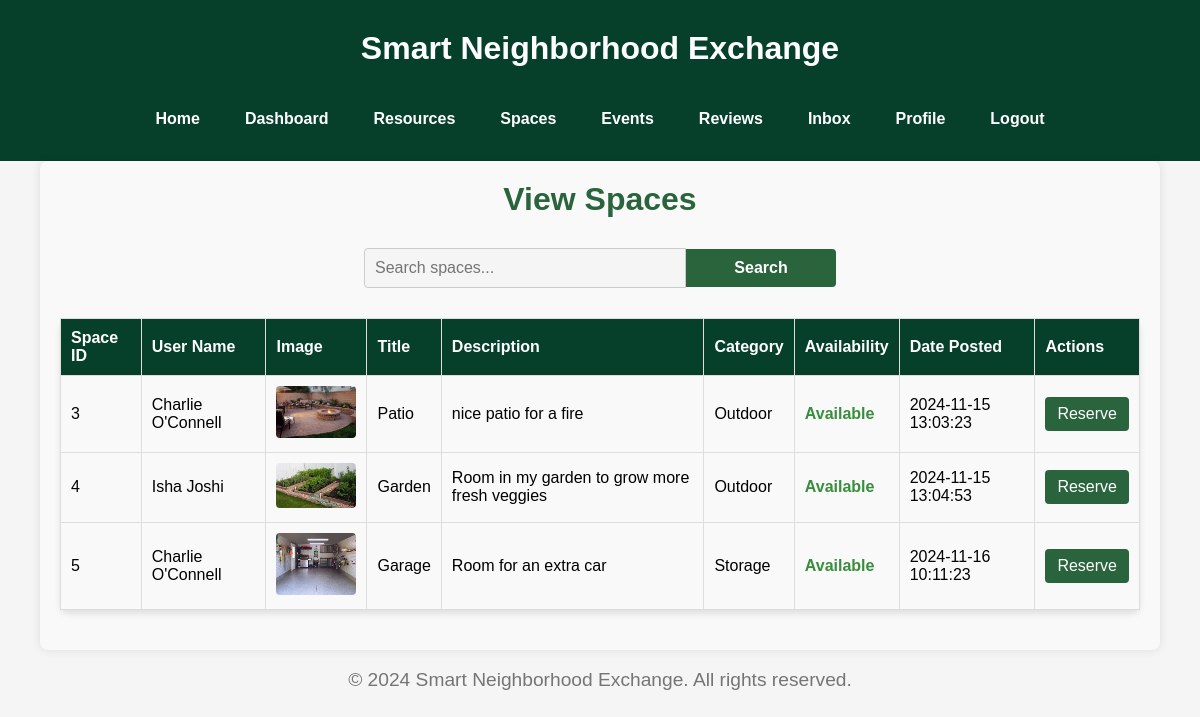
/view-spaces (signed in), run on the app's committed database.
### tables this page shows
CREATE TABLE Spaces (
    space_id INTEGER PRIMARY KEY AUTOINCREMENT,
    user_id INTEGER,
    title TEXT NOT NULL,
    description TEXT,
    images TEXT,
    category TEXT,
    availability TEXT,
    date_posted TEXT NOT NULL,
    FOREIGN KEY (user_id) REFERENCES Users(user_id)
);

CREATE TABLE Users (
    user_id INTEGER PRIMARY KEY AUTOINCREMENT,
    name TEXT NOT NULL,
    email TEXT NOT NULL UNIQUE,
    password TEXT NOT NULL,
    profile_image TEXT,
    location TEXT
);

### app.py (the view)
@app.route('/view-spaces')
def view_spaces():
    user_id = get_user_id()  # Get the current user's ID
    search_query = request.args.get('query', '')  # Get the search query
    today = datetime.now().date().strftime('%Y-%m-%d')  # Fetch today's date
    con = get_db()
    if search_query:
        cur = con.execute("""
            SELECT s.space_id, u.name AS user_name, s.title, s.description, s.images, s.category,
                   CASE
                       WHEN EXISTS (
                           SELECT 1 FROM SpaceReservations sr
                           WHERE sr.space_id = s.space_id
                           AND DATE(sr.reservation_start_date) <= ?
                           AND DATE(sr.reservation_end_date) >= ?
                       ) THEN 'Reserved'
                       ELSE s.availability
                   END AS availability,
                   s.date_posted
            FROM Spaces s
            JOIN Users u ON s.user_id = u.user_id
            WHERE s.user_id != ?
            AND (
                u.name LIKE ?
                OR s.title LIKE ?
                OR s.description LIKE ?
                OR s.category LIKE ?
                OR s.availability LIKE ?
            )
        """, (today, today, user_id, f'%{search_query}%', f'%{search_query}%', f'%{search_query}%', f'%{search_query}%', f'%{search_query}%'))
    else:
        cur = con.execute("""
            SELECT s.space_id, u.name AS user_name, s.title, s.description, s.images, s.category,
                   CASE
                       WHEN EXISTS (
                           SELECT 1 FROM SpaceReservations sr
                           WHERE sr.space_id = s.space_id
                           AND DATE(sr.reservation_start_date) <= ?
                           AND DATE(sr.reservation_end_date) >= ?
                       ) THEN 'Reserved'
                       ELSE s.availability
                   END AS availability,
                   s.date_posted
            FROM Spaces s
            JOIN Users u ON s.user_id = u.user_id
            WHERE s.user_id != ?
        """, (today, today, user_id))
    other_spaces = cur.fetchall()
    return render_template('spaces/view_spaces.html', spaces=other_spaces)

### app.py (called while the page is built)
def get_db():
    db = getattr(g, '_database', None)
    if db is None:
        db = g._database = sqlite3.connect(DATABASE)
    return db

@app.teardown_appcontext
def close_connection(exception):
    db = getattr(g, '_database', None)
    if db is not None:
        db.close()

def get_user_id():
    return session.get('user_id')

### templates/spaces/view_spaces.html (shortened to what this page needs)
{% extends "base.html" %}
{% block content %}
<div class="spaces-container">
    <header>
        <h1>View Spaces</h1>
        <form action="{{ url_for('view_spaces') }}" method="get" class="resources-search-form">
            <input type="text" name="query" placeholder="Search spaces..." value="{{ request.args.get('query', '') }}">
            <button type="submit" class="search-btn">Search</button>
        </form>
    </header>
    <main>
        {% if spaces %}
        <table class="spaces-table">
            <thead>
                <tr>
                    <th>Space ID</th>
                    <th>User Name</th>
                    <th>Image</th>
                    <th>Title</th>
                    <th>Description</th>
                    <th>Category</th>
                    <th>Availability</th>
                    <th>Date Posted</th>
                    <th>Actions</th>
                </tr>
            </thead>
            <tbody>
                {% for space in spaces %}
                <tr>
                    <td>{{ space[0] }}</td>
                    <td>{{ space[1] }}</td>
                    <td>
                        {% if space[4] %}
                            <img src="{{ '/' + space[4] }}" alt="Space Image" class="space-image">
                        {% else %}
                            <span class="no-image">No Image</span>
                        {% endif %}
                    </td>
                    <td>{{ space[2] }}</td>
                    <td>{{ space[3] }}</td>
                    <td>{{ space[5] }}</td>
                    <td>
                        <span class="{{ 'reserved' if space[6] == 'Reserved' else 'available' }}">
                            {{ space[6].capitalize() }}
                        </span>
                    </td>
                    <td>{{ space[7] }}</td>
                    <td>
                        <a href="{{ url_for('reserve_space', space_id=space[0]) }}" class="reserve-btn">
                            Reserve
                        </a>
                    </td>
                </tr>
                {% endfor %}
            </tbody>
        </table>
        {% else %}
        <p class="no-spaces-message">No spaces found from other users.</p>
        {% endif %}
    </main>
</div>
{% endblock %}

### static/css/style.css (style rules this page uses)
body { font-family: Arial, sans-serif; background-color: #f5f5f5; margin: 0; padding: 0; }
h1, h2 { color: #333333; }
h1 { font-size: 2em; text-align: center; margin-top: 0; color: #06402B; }
a { color: #06402B; text-decoration: none; }
form { margin: 20px 0; }
input[type="text"], input[type="email"], input[type="password"], input[type="file"], textarea { width: 100%; padding: 10px; font-size: 1em; border: 1px solid #cccccc; border-radius: 5px; background-color: #f5f5f5; margin: 10px 0; }
button { width: 100%; padding: 12px; font-size: 1em; font-weight: bold; color: #ffffff; background-color: #06402B; border: none; border-radius: 5px; cursor: pointer; transition: background-color 0.3s ease; }
body { overflow-y: auto; }
body { font-family: Arial, sans-serif; background-color: #f5f5f5; margin: 0; padding: 0; overflow-y: auto; }
.resources-search-form { display: flex; justify-content: center; align-items: center; margin: 20px auto; max-width: 500px; }
.resources-search-form input[type="text"] { width: 70%; padding: 10px; border: 1px solid #ccc; border-radius: 4px 0 0 4px; outline: none; }
.resources-search-form button { width: 30%; padding: 10px; background-color: #06402B; color: white; border: none; border-radius: 0 4px 4px 0; cursor: pointer; font-weight: bold; transition: background-color 0.3s; }
.spaces-container { width: 90%; margin: 0 auto; background-color: #f9f9f9; padding: 20px; border-radius: 8px; box-shadow: 0 0 10px rgba(0, 0, 0, 0.1); }
.spaces-container header h1 { text-align: center; color: #06402B; margin-bottom: 20px; }
.spaces-table { width: 100%; border-collapse: collapse; margin-top: 20px; }
.spaces-table th, .spaces-table td { padding: 10px; text-align: left; border-bottom: 1px solid #ddd; }
.spaces-table th { background-color: #06402B; color: white; }
.spaces-table td img.space-image { width: 80px; height: auto; border-radius: 4px; }
.available { color: #388e3c; font-weight: bold; }
.reserve-btn { padding: 8px 12px; background-color: #2a643d; color: white; border-radius: 4px; text-decoration: none; transition: background-color 0.3s ease; display: inline-block; text-align: center; }
.resources-search-form { display: flex; justify-content: center; margin-bottom: 20px; }
.resources-search-form input[type="text"] { padding: 10px; width: 60%; border: 1px solid #ccc; border-radius: 4px 0 0 4px; outline: none; }
.resources-search-form .search-btn { padding: 10px 15px; background-color: #2a643d; color: white; border: none; border-radius: 0 4px 4px 0; cursor: pointer; transition: background-color 0.3s ease; }
.reserve-btn { padding: 8px 12px; background-color: #06402B; color: white; border-radius: 4px; text-decoration: none; transition: background-color 0.3s ease; display: inline-block; text-align: center; }
.spaces-container header h1 { text-align: center; color: #2a643d; margin-bottom: 20px; }
header h1 { text-align: center; color: #06402B; margin-bottom: 20px; }
table { width: 100%; border-collapse: collapse; margin-bottom: 20px; }
table th, table td { padding: 10px; text-align: left; border-bottom: 1px solid #ddd; }
table th { background-color: #06402B; color: white; }
table td { background-color: #f9f9f9; }
h1, h2 { text-align: center; color: #2a643d; margin-bottom: 20px; }
table { width: 80%; margin: 20px auto; border-collapse: collapse; background-color: #f9f9f9; border-radius: 8px; box-shadow: 0 4px 6px rgba(0, 0, 0, 0.1); }
table thead { background-color: #06402B; color: white; }
table th, table td { text-align: center; padding: 10px; border: 1px solid #ddd; }
table th { font-weight: bold; }
table tbody tr:nth-child(even) { background-color: #f2f2f2; }

### data on the page
Spaces: space_id "3", name "Charlie O'Connell", images (picture), title "Patio", description "nice patio for a fire", category "Outdoor", availability "Available", date_posted "2024-11-15 13:03:23"
Spaces: space_id "4", name "Isha Joshi", images (picture), title "Garden", description "Room in my garden to grow more fresh veggies", category "Outdoor", availability "Available", date_posted "2024-11-15 13:04:53"
Spaces: space_id "5", name "Charlie O'Connell", images (picture), title "Garage", description "Room for an extra car", category "Storage", availability "Available", date_posted "2024-11-16 10:11:23"
